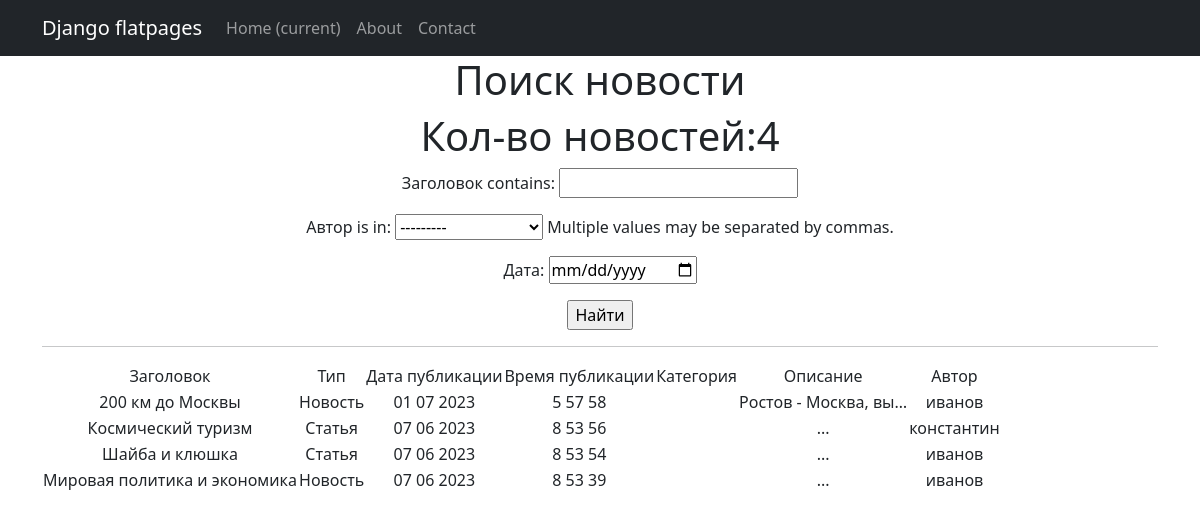
The app's page /news/search/ with its own data.
### news/models.py (models this page shows, shortened)
class Post(models.Model):
    objects = None
    author = models.ForeignKey('Author', on_delete=models.PROTECT, verbose_name='Автор')
    type = models.CharField(max_length=2, choices=POST, default=article, verbose_name='Вид поста')
    time_in = models.DateTimeField(auto_now_add=True, verbose_name='Дата создания')
    category = models.ManyToManyField('Category', through='PostCategory')
    header = models.CharField(max_length=255, default='Defaullt title', verbose_name='Заголовок')
    content = models.TextField(default="...", verbose_name='Контент')
    rating = models.IntegerField(default=0)

class Author(models.Model):
    users = models.OneToOneField(User, on_delete=models.PROTECT, verbose_name='Имя')
    rating = models.IntegerField(default=0)

### news/views.py (the view)
# urls.py: path('search/', PostSearchList.as_view(), name='post_search'),
class PostSearchList(ListView):
    model = Post
    ordering = '-time_in'
    template_name = 'search.html'
    context_object_name = 'posts'
    paginate_by = 10
    def get_queryset(self):
        queryset = super().get_queryset()
        self.filterset = PostFilter(self.request.GET, queryset)
        return self.filterset.qs
    def get_context_data(self, **kwargs):
        context = super().get_context_data(**kwargs)
        context['filterset'] = self.filterset
        return context

### news/templatetags/censor_filters.py (called while the page is built)
@register.filter()
def censor(word):
   if isinstance(word, str):
      for i in word.split():
         if i.capitalize() in cens:
               word = word.replace(i, i[0] + '*' * len(i))
   else:
      raise ValueError(
         'custom_filters -> censor -> A string is expected, but a different data type has been entered')
   return word

### templates/search.html (shortened to what this page needs)
{% extends 'flatpages/default.html' %}
{% load censor_filters %}
{% load custom_tags %}
{% block content %}
    <h1>Поиск новости</h1>
    <h1>Кол-во новостей:{{posts|length}}</h1>
    <form action="" method="get">
        {{ filterset.form.as_p }}
        <input type="submit" value="Найти" />
    </form>
    <hr>
    {% if posts %}
        <table>
           <tr>
               <td>Заголовок</td>
               <td>Тип</td>
               <td>Дата публикации</td>
               <td>Время публикации</td>
               <td>Категория</td>
               <td>Описание</td>
               <td>Автор</td>
           </tr>
           {% for post in posts %}
           <tr>
               <td>{{ post.header|censor }}</td>
               <td>{% if post.type == 'NW' %}
                   Новость
                   {% elif post.type == 'ST' %}
                   Статья
                   {% endif %}
               </td>
               <td>{{ post.time_in|date:'d m Y' }}</td>
               <td>{{ post.time_in|date:'g i s' }}</td>
               <td>{{ post.category.name_category }}</td>
               <td>{{ post.content|censor|truncatechars:20 }}</td>
               <td>{{ post.author.users }}</td>
           </tr>
           {% endfor %}
        </table>
    {% else %}
       <h2>Новостей нет!</h2>
    {% endif %}
{% endblock content %}

### records on screen
Post: header|censor "200 км до Москвы", type "Новость", time_in "01 07 2023", time_in "5 57 58", content|censor "Ростов - Москва, вы…", author.users "иванов"
Post: header|censor "Космический туризм", type "Статья", time_in "07 06 2023", time_in "8 53 56", content|censor "...", author.users "константин"
Post: header|censor "Шайба и клюшка", type "Статья", time_in "07 06 2023", time_in "8 53 54", content|censor "...", author.users "иванов"
Post: header|censor "Мировая политика и экономика", type "Новость", time_in "07 06 2023", time_in "8 53 39", content|censor "...", author.users "иванов"

### other values on screen
{{ posts|length }} "4"
